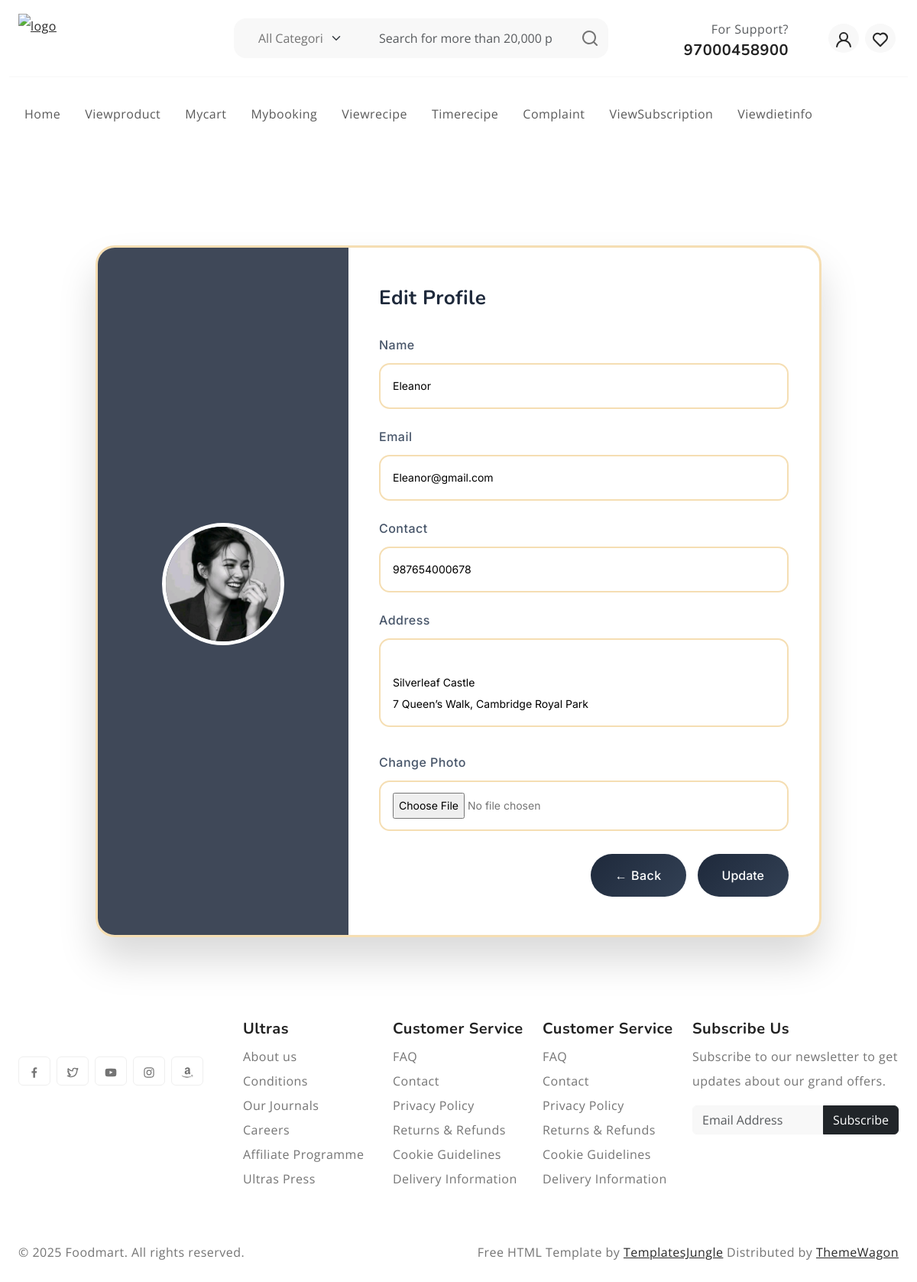
/User/Editprofile/ (signed in), run on the app's committed database.
### Guest/models.py (models this page shows)
class tbl_user(models.Model):
    user_name=models.CharField(max_length=50)
    user_gender=models.CharField(max_length=50)
    user_contact=models.CharField(max_length=15)
    user_email=models.CharField(max_length=50)
    user_password=models.CharField(max_length=50)
    user_address=models.CharField(max_length=50)
    user_place=models.ForeignKey(tbl_place,on_delete=models.CASCADE)
    user_photo=models.FileField(upload_to ='Assets/UserDocs')
    user_status=models.IntegerField(default=0)

### User/views.py (the view)
# urls.py: path('Editprofile/',views.Editprofile,name="Editprofile"),
def Editprofile (request):
    userdata=tbl_user.objects.get(id=request.session['uid'])
    if request.method=="POST":
         name=request.POST.get('txt_name')
         email=request.POST.get('txt_email')
         contact=request.POST.get('txt_contact')
         address=request.POST.get('txt_address')
         photo=request.FILES.get('txt_photo')
         userdata.user_name=name
         userdata.user_email=email
         userdata.user_contact=contact
         userdata.user_address=address
         if photo:  # update only if new image selected
            userdata.user_photo = photo
         userdata.save()
         return render(request,"User/Editprofile.html",{'msg':'Data Updated'})
    else:
        return render(request,"User/Editprofile.html",{'userdata':userdata})

### User/Templates/User/Editprofile.html (shortened to what this page needs)
{% extends 'User/Head.html' %}
{% load static %}
{% block content %}
<div class="page-wrapper">
    <div class="profile-container">
        <div class="profile-left">
            <img src="{{ userdata.user_photo.url }}" alt="Profile">
        </div>
        <div class="profile-right">
            <h3>Edit Profile</h3>
            <form method="post" enctype="multipart/form-data">
                <div class="form-group">
                    <label>Name</label>
                    <input type="text" name="txt_name" value="{{ userdata.user_name }}" required>
                </div>
                <div class="form-group">
                    <label>Email</label>
                    <input type="email" name="txt_email" value="{{ userdata.user_email }}" required>
                </div>
                <div class="form-group">
                    <label>Contact</label>
                    <input type="text" name="txt_contact" value="{{ userdata.user_contact }}" required>
                </div>
                <div class="form-group">
                    <label>Address</label>
                    <textarea name="txt_address" rows="3">{{ userdata.user_address }}</textarea>
                </div>
                <div class="form-group">
                    <label>Change Photo</label>
                    <input type="file" name="txt_photo">
                </div>
                <div class="profile-actions">
                    <a href="{% url 'User:Myprofile' %}">← Back</a>
                    <button type="submit">Update</button>
                </div>
            </form>
        </div>
    </div>
</div>
{% endblock %}

### Guest/static/User/style.css (style rules this page uses)
:root { --header-height : 160px; --header-height-min : 80px; }
:root { --accent-color : #FFC43F; --dark-color : #222222; --light-dark-color : #727272; --light-color : #fff; --grey-color : #dbdbdb; --light-grey-color : #fafafa; --primary-color : #6995B1; --light-primary-color : #eef1f3; }
:root { --body-font : "Open Sans", sans-serif; --heading-font : "Nunito", sans-serif; }
body { --bs-link-color: #333; --bs-link-hover-color:#333; --bs-link-color-rgb: 40,40,40; --bs-link-hover-color-rgb: 0,0,0; --bs-light-rgb: 248, 248, 248; --bs-font-sans-serif: "Open Sans", sans-serif; --bs-body-font-family: var(--bs-font-sans-serif); --bs-body-font-size: 1rem; --bs-body-font-weight: 400; --bs-body-line-height: 2; --bs-body-color: #747474; --bs-primary: #FFC43F; --bs-primary-rgb: 255, 196, 63; --bs-success: #a3be4c; --bs-success-rgb: 163, 190, 76; --bs-primary-bg-subtle: #FFF9EB; --bs-success-bg-subtle: #eef5e5; --bs-border-color: #F7F7F7; --bs-secondary-rgb: 230, 243, 251; --bs-danger-rgb: 249, 235, 231; --bs-warning-rgb: 255, 249, 235; --bs-info-rgb: 230, 243, 250; }
body { letter-spacing: 0.03em; }
h1,h2,h3,h4,h5,h6 { font-family: var(--heading-font); color: var(--dark-color); font-weight: 700; }

### User/Templates/User/Editprofile.html (style rules this page uses)
.page-wrapper { min-height: 100vh; padding: 60px 0; font-family: 'Inter', sans-serif; display: flex; align-items: center; justify-content: center; }
.profile-container { width: 90%; max-width: 950px; display: flex; border-radius: 25px; overflow: hidden; border: 3px solid wheat; background: rgba(255,255,255,0.35); backdrop-filter: blur(15px); box-shadow: 0 30px 50px rgba(0,0,0,0.15); }
.profile-left { flex: 1; padding: 50px 30px; text-align: center; background: rgba(30, 41, 59, 0.85); color: #fff; display: flex; flex-direction: column; align-items: center; justify-content: center; }
.profile-left img { width: 160px; height: 160px; border-radius: 50%; border: 5px solid white; object-fit: cover; margin-bottom: 20px; }
.profile-right { flex: 2; padding: 50px 40px; }
.profile-right h3 { font-size: 26px; margin-bottom: 30px; color: #1e293b; }
.form-group { margin-bottom: 20px; }
.form-group label { font-weight: 500; color: #475569; display: block; margin-bottom: 8px; }
.form-group input, .form-group textarea { width: 100%; padding: 14px 16px; border-radius: 14px; border: 2px solid wheat; background: rgba(255,255,255,0.85); font-size: 14px; }
.form-group textarea { resize: none; }
.profile-actions { margin-top: 30px; display: flex; justify-content: flex-end; gap: 15px; }
.profile-actions a, .profile-actions button { padding: 12px 32px; border-radius: 30px; background: linear-gradient(135deg, #1e293b, #334155); color: white; border: none; font-weight: 500; cursor: pointer; text-decoration: none; }

### data on the page
tbl_user: user_photo (picture), txt_name "Eleanor", txt_email "Eleanor@gmail.com", txt_contact "987654000678", txt_address "Silverleaf Castle 7 Queen’s Walk, Cambridge Royal Park"
